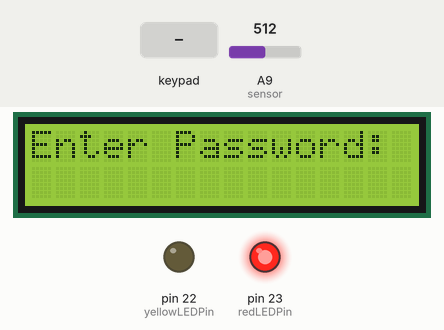
The sketch below on a simulated Arduino Mega 2560, built with avr-gcc and run on an emulated ATmega2560. On the bench: 16×2 character LCD, output pins drawn as LEDs (lit = HIGH). The test bench sets the inputs (shaded band); at power-on: A9 (sensor) = 512.

Above: at 1.2 s.
1.3 s: keypad keys 1 2 3 4 D D A pressed 0.4 s apart
At 6.1 s:
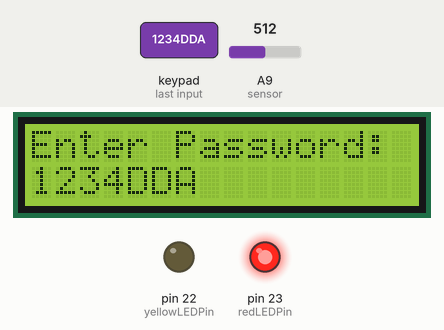
6.5 s: key 'A' pressed
At 7.5 s:
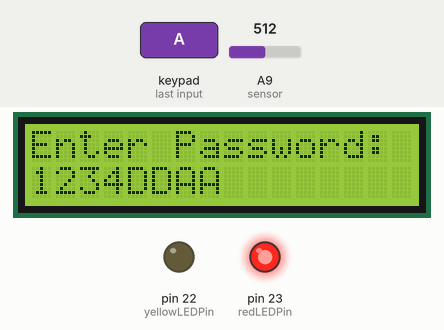
8.1 s: keypad keys 1 2 3 4 D D D pressed 0.4 s apart
At 12.4 s:
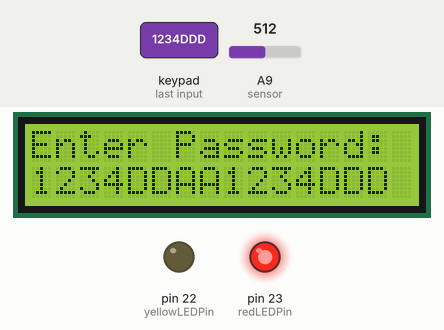
13.4 s: key 'B' pressed
At 13.9 s:
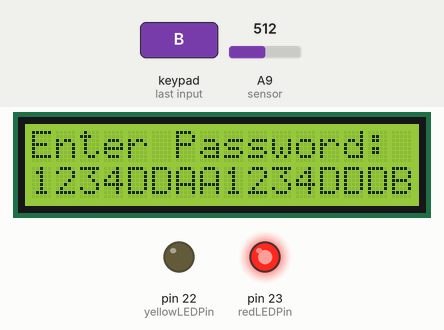
15.0 s: key 'F' pressed
At 16.6 s:
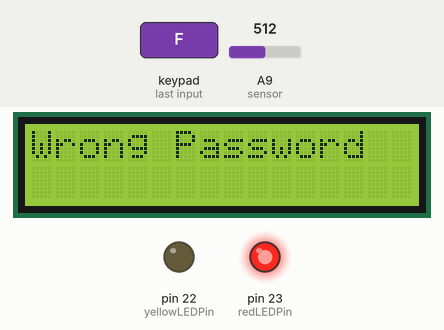
18.0 s: keypad keys 1 3 9 7 2 2 A pressed 0.4 s apart
At 22.3 s:
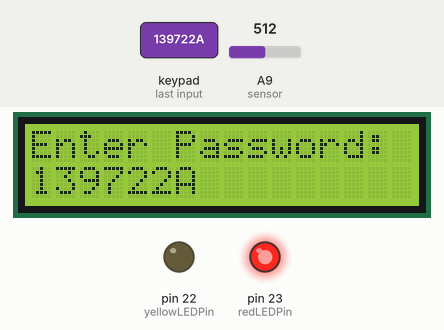
Timing chart, 0 to 23.8 s (numbered marks = the images above; inputs shaded):
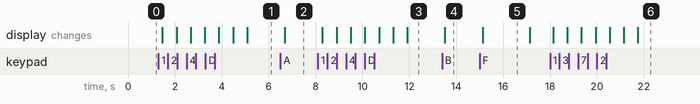

The sketch:

PmodKYPD_test.ino
```cpp
#include <Keypad.h>
#include <LiquidCrystal.h>
#define sensor A9 // Sharp IR GP2Y0A41SK0F (4-30cm, analog)

unsigned long timerStart = 0; // Variable to track the start of the timer
bool timerRunning = false;    // Flag to indicate if the timer is running

LiquidCrystal lcd(7, 6, 5, 4, 3, 2);
const int redLEDPin = 23;
const int yellowLEDPin = 22;

String password = "1234DD";
String userInput = "";

byte row_pins[] = {A0, A1, A2, A3}; //row pins of the keypad (r4 -> pin(A0), r3 -> pin(A1) ..)
byte column_pins[] = {A4, A5, A7, A8}; //column pins of the keypad (c4 -> pin(A4), c3 -> pin(A5) ..)

//Declaration of the keys of the keypad
char hexaKeys[sizeof(row_pins) / sizeof(byte)][sizeof(column_pins) / sizeof(byte)] =
{
  {'1', '2', '3', 'A'},
  {'4', '5', '6', 'B'},
  {'7', '8', '9', 'C'},
  {'0', 'F', 'E', 'D'}
};


//define object for teh keypad
Keypad kypd = Keypad( makeKeymap(hexaKeys), row_pins,
                      column_pins, sizeof(row_pins) / sizeof(byte),
                      sizeof(column_pins) / sizeof(byte));


int counter = 0;  //variable to count keypresses
int column = 0; // Tracks the current column
int row = 0;    // Tracks the current row


void setup(){
  Serial.begin(9600);
  lcd.begin(16, 2);
  lcd.setCursor(0, 0);
  lcd.print("Enter Password:");

  // Initialize LEDs
  pinMode(redLEDPin, OUTPUT);
  pinMode(yellowLEDPin , OUTPUT);

  // Turn on the red LED at startup
  digitalWrite(redLEDPin, HIGH);
  digitalWrite(yellowLEDPin, LOW);
}


void loop()
{

  // 5v
  float volts = analogRead(sensor)*0.0048828125;  // value from sensor * (5/1024)
  int distance = 13*pow(volts, -1); // worked out from datasheet graph
  delay(200); // slow down serial port

  char current_key = kypd.getKey(); // Get the pressed key

  if (current_key) { // If a key is pressed
    if (current_key == 'F') { // 'F' signals the end of input
      lcd.clear();
      if (userInput == password) {
        lcd.print("Access Granted");
        digitalWrite(redLEDPin, LOW);   // Turn off red LED
        digitalWrite(yellowLEDPin, HIGH); // Turn on yellow LED
      } else {
        lcd.print("Wrong Password");
        delay(2000); // Display error message for 2 seconds
        lcd.clear();
        lcd.print("Enter Password:");
      }
      userInput = ""; // Reset user input
    } else if (current_key == 'C') { // 'C' to clear input
      digitalWrite(redLEDPin, HIGH);   // Turn off red LED
      digitalWrite(yellowLEDPin, LOW); // Turn on yellow LED
      userInput = ""; // Clear the current input
      lcd.clear();
      lcd.print("Enter Password:");
    } else {
      userInput += current_key; // Append the key to the user input
      lcd.setCursor(0, 1); // Move to the second row
      lcd.print(userInput); // Display the user input
    }
  }

}
```

Measured:
- after the input at 1.3 s, the display: first changes after 0.17 s (image 1 shows a later state)
- after the input at 6.5 s, the display: changes after 0.19 s (image 2)
- after the input at 8.1 s, the display: first changes after 0.19 s (image 3 shows a later state)
- after the input at 13.4 s, the display: changes after 0.12 s (image 4)
- after the input at 15.0 s, the display: changes after 0.13 s (image 5)
- after the input at 18.0 s, the display: first changes after 0.13 s (image 6 shows a later state)
- what the display in image 5 shows lasts 2.0 s, from 15.1 s to 17.1 s
